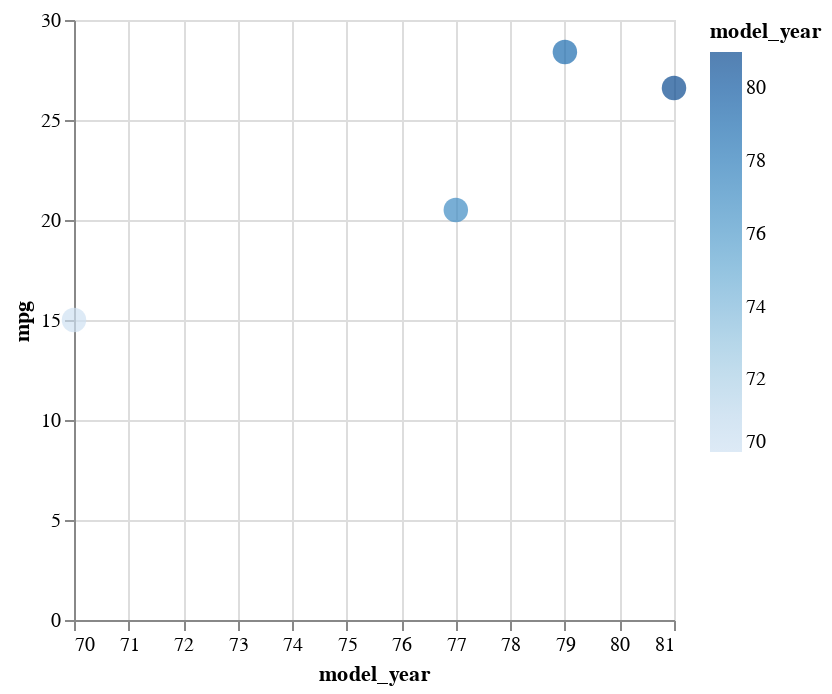

The code cell stored with this chart in its notebook:
### Markdown cell above
New way:
`x = alt.X("model_year).scale(zero=False)`

### Code cell
alt.Chart(df_sub).mark_circle(size=150).encode(
    x=alt.X("model_year").scale(zero=False),
    y="mpg",
    color="model_year"
)

### Figure 1 — Vega-Lite specification as saved in the notebook (floating-point values rounded to 4 significant figures)
{"config": {"view": {"continuousWidth": 300, "continuousHeight": 300}}, "data": {"name": "data-7ffbcbecac7f7ca6a3511d1629ed0214"}, "mark": {"type": "circle", "size": 150}, "encoding": {"color": {"field": "model_year", "type": "quantitative"}, "x": {"field": "model_year", "scale": {"zero": false}, "type": "quantitative"}, "y": {"field": "mpg", "type": "quantitative"}}, "$schema": "https://vega.github.io/schema/vega-lite/v5.6.1.json", "datasets": {"data-7ffbcbecac7f7ca6a3511d1629ed0214": [{"mpg": 15.0, "cylinders": 8, "displacement": 350.0, "horsepower": 165.0, "weight": 3693, "acceleration": 11.5, "model_year": 70, "origin": "usa", "name": "buick skylark 320"}, {"mpg": 20.5, "cylinders": 6, "displacement": 231.0, "horsepower": 105.0, "weight": 3425, "acceleration": 16.9, "model_year": 77, "origin": "usa", "name": "buick skylark"}, {"mpg": 28.4, "cylinders": 4, "displacement": 151.0, "horsepower": 90.0, "weight": 2670, "acceleration": 16.0, "model_year": 79, "origin": "usa", "name": "buick skylark limited"}, {"mpg": 26.6, "cylinders": 4, "displacement": 151.0, "horsepower": 84.0, "weight": 2635, "acceleration": 16.4, "model_year": 81, "origin": "usa", "name": "buick skylark"}]}}
